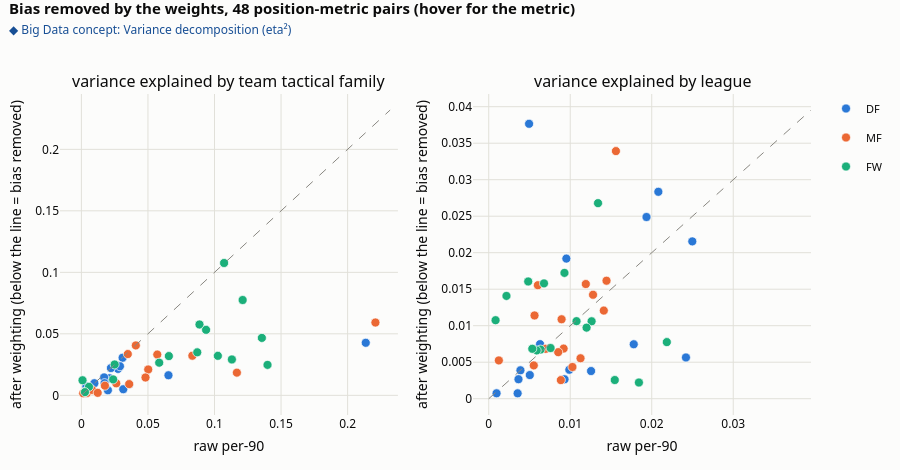

The code cell stored with this chart in its notebook:
### Code cell
def eta2(frame, col_val, grp):
    y = np.log(frame[col_val] + 0.0 + EPS_C_cur); g = frame[grp]
    ss_t = ((y - y.mean()) ** 2).sum(); ss_b = (y.groupby(g).transform('mean') - y.mean()).pow(2).sum()
    return ss_b / ss_t
eta_rows = []
for p in POS3:
    G = Pf[Pf['pos_group'] == p]
    for f, m_ in zip(active_features, mets):
        EPS_C_cur = EPS_C[f]
        eta_rows.append({'pos': p, 'metric': m_, 'style_raw': eta2(G, f.replace('_p90', '_p90raw'), 'team_style'), 'style_weighted': eta2(G, f, 'team_style'),
                         'league_raw': eta2(G, f.replace('_p90', '_p90raw'), 'comp_'), 'league_weighted': eta2(G, f, 'comp_')})
eta = pd.DataFrame(eta_rows)
fig = make_subplots(rows=1, cols=2, subplot_titles=('variance explained by team tactical family', 'variance explained by league'), horizontal_spacing=0.1)
for ci, kind in enumerate(['style', 'league'], start=1):
    for p in POS3:
        e = eta[eta['pos'] == p]
        fig.add_trace(go.Scatter(x=e[f'{kind}_raw'], y=e[f'{kind}_weighted'], mode='markers', name=p, legendgroup=p, showlegend=(ci == 1), marker=dict(color=POS_COL[p], size=9, line=dict(color='white', width=0.7)),
                                 customdata=e['metric'], hovertemplate='%{customdata} (' + p + ')<br>raw eta2 %{x:.3f}<br>weighted eta2 %{y:.3f}<extra></extra>'), row=1, col=ci)
    mx = float(eta[[f'{kind}_raw', f'{kind}_weighted']].max().max()) * 1.05
    fig.add_trace(go.Scatter(x=[0, mx], y=[0, mx], mode='lines', line=dict(color=GREY, dash='dash', width=1), showlegend=False, hoverinfo='skip'), row=1, col=ci)
    fig.update_xaxes(title_text='raw per-90', row=1, col=ci); fig.update_yaxes(title_text='after weighting (below the line = bias removed)', row=1, col=ci)
fig.update_layout(title='Bias removed by the weights, 48 position-metric pairs (hover for the metric)', height=470)
show(fig, 'c5_bias_removed', concept='Variance decomposition (eta²)')
print(f"Mean eta-squared by tactical family: raw {eta['style_raw'].mean():.3f} -> weighted {eta['style_weighted'].mean():.3f} ({eta['style_weighted'].mean() / eta['style_raw'].mean() - 1:+.0%}); "
      f"{int((eta['style_weighted'] < eta['style_raw']).sum())} of {len(eta)} pairs improved.")
print(f"Mean eta-squared by league:          raw {eta['league_raw'].mean():.3f} -> weighted {eta['league_weighted'].mean():.3f} ({eta['league_weighted'].mean() / eta['league_raw'].mean() - 1:+.0%}); "
      f"{int((eta['league_weighted'] < eta['league_raw']).sum())} of {len(eta)} pairs improved.")

legend('eta²', 'raw', 'weighted', 'DF', 'MF', 'FW', title='Legend')
takeaway(shows=f"For all {len(eta)} position-metric pairs: the share of variance explained by tactical family (left) and by league (right), before and after weighting; points below the line improved.",
         insight=f"Style bias fell from {eta['style_raw'].mean():.3f} to {eta['style_weighted'].mean():.3f} ({eta['style_weighted'].mean() / eta['style_raw'].mean() - 1:+.0%}, {int((eta['style_weighted'] < eta['style_raw']).sum())} of {len(eta)} pairs better); "
                 f"league bias moved from {eta['league_raw'].mean():.3f} to {eta['league_weighted'].mean():.3f}, which was already small, so the team-style weights do most of the useful work.")

### Figure 1 — Plotly figure (JSON) as saved in the notebook; plotly's stock layout.template omitted (floating-point values rounded to 4 significant figures)
{"data": [{"customdata": ["gls", "npxg", "sh", "ast", "kp", "sca", "ppa", "prgp", "prgc", "take_on", "att_pen", "tklw", "int", "clr", "blocks", "aer_won"], "hovertemplate": "%{customdata} (DF)<br>raw eta2 %{x:.3f}<br>weighted eta2 %{y:.3f}<extra></extra>", "legendgroup": "DF", "marker": {"color": "#2a78d6", "line": {"color": "white", "width": 0.7}, "size": 9}, "mode": "markers", "name": "DF", "showlegend": true, "type": "scatter", "x": [0.02119, 0.03095, 0.02751, 0.02219, 0.01707, 0.02895, 0.0199, 0.2136, 0.03586, 0.003352, 0.01738, 0.0047, 0.009743, 0.06541, 0.03146, 0.003769], "xaxis": "x", "y": [0.01389, 0.03055, 0.02147, 0.02219, 0.01459, 0.02363, 0.004107, 0.04271, 0.008952, 0.001744, 0.009902, 0.005584, 0.009826, 0.01631, 0.004955, 0.00735], "yaxis": "y"}, {"customdata": ["gls", "npxg", "sh", "ast", "kp", "sca", "ppa", "prgp", "prgc", "take_on", "att_pen", "tklw", "int", "clr", "blocks", "aer_won"], "hovertemplate": "%{customdata} (MF)<br>raw eta2 %{x:.3f}<br>weighted eta2 %{y:.3f}<extra></extra>", "legendgroup": "MF", "marker": {"color": "#eb6834", "line": {"color": "white", "width": 0.7}, "size": 9}, "mode": "markers", "name": "MF", "showlegend": true, "type": "scatter", "x": [0.03486, 0.04089, 0.02619, 0.05701, 0.0502, 0.08337, 0.1168, 0.2209, 0.04816, 0.004203, 0.01767, 0.003631, 0.00813, 0.0359, 0.01223, 0.001353], "xaxis": "x", "y": [0.03355, 0.04055, 0.009713, 0.03314, 0.02102, 0.03218, 0.01845, 0.05918, 0.0145, 0.001926, 0.007828, 0.003403, 0.004336, 0.009123, 0.002014, 0.00162], "yaxis": "y"}, {"customdata": ["gls", "npxg", "sh", "ast", "kp", "sca", "ppa", "prgp", "prgc", "take_on", "att_pen", "tklw", "int", "clr", "blocks", "aer_won"], "hovertemplate": "%{customdata} (FW)<br>raw eta2 %{x:.3f}<br>weighted eta2 %{y:.3f}<extra></extra>", "legendgroup": "FW", "marker": {"color": "#1baf7a", "line": {"color": "white", "width": 0.7}, "size": 9}, "mode": "markers", "name": "FW", "showlegend": true, "type": "scatter", "x": [0.08873, 0.1072, 0.1211, 0.09367, 0.1131, 0.1356, 0.1398, 0.08704, 0.06571, 0.02498, 0.1025, 0.0057, 0.002689, 0.05845, 0.02385, 0.0008424], "xaxis": "x", "y": [0.05758, 0.1076, 0.07748, 0.05323, 0.02915, 0.04668, 0.02474, 0.03495, 0.03191, 0.02505, 0.0321, 0.006906, 0.002603, 0.02653, 0.01292, 0.01225], "yaxis": "y"}, {"hoverinfo": "skip", "line": {"color": "#898781", "dash": "dash", "width": 1}, "mode": "lines", "showlegend": false, "type": "scatter", "x": [0, 0.2319], "xaxis": "x", "y": [0, 0.2319], "yaxis": "y"}, {"customdata": ["gls", "npxg", "sh", "ast", "kp", "sca", "ppa", "prgp", "prgc", "take_on", "att_pen", "tklw", "int", "clr", "blocks", "aer_won"], "hovertemplate": "%{customdata} (DF)<br>raw eta2 %{x:.3f}<br>weighted eta2 %{y:.3f}<extra></extra>", "legendgroup": "DF", "marker": {"color": "#2a78d6", "line": {"color": "white", "width": 0.7}, "size": 9}, "mode": "markers", "name": "DF", "showlegend": false, "type": "scatter", "x": [0.009892, 0.009528, 0.01256, 0.003892, 0.005039, 0.009305, 0.003653, 0.0242, 0.003547, 0.006298, 0.0009638, 0.02081, 0.02498, 0.01779, 0.01936, 0.004952], "xaxis": "x2", "y": [0.003969, 0.01919, 0.003791, 0.003892, 0.003241, 0.002665, 0.002673, 0.005648, 0.0007384, 0.007475, 0.0007417, 0.02834, 0.02155, 0.007458, 0.02489, 0.03766], "yaxis": "y2"}, {"customdata": ["gls", "npxg", "sh", "ast", "kp", "sca", "ppa", "prgp", "prgc", "take_on", "att_pen", "tklw", "int", "clr", "blocks", "aer_won"], "hovertemplate": "%{customdata} (MF)<br>raw eta2 %{x:.3f}<br>weighted eta2 %{y:.3f}<extra></extra>", "legendgroup": "MF", "marker": {"color": "#eb6834", "line": {"color": "white", "width": 0.7}, "size": 9}, "mode": "markers", "name": "MF", "showlegend": false, "type": "scatter", "x": [0.009191, 0.0128, 0.01027, 0.006986, 0.008851, 0.01127, 0.01412, 0.01561, 0.00553, 0.006033, 0.005621, 0.008941, 0.008527, 0.01445, 0.01191, 0.001244], "xaxis": "x2", "y": [0.006864, 0.01424, 0.004344, 0.006828, 0.002548, 0.005539, 0.01207, 0.03392, 0.004564, 0.01555, 0.01141, 0.01088, 0.006379, 0.01616, 0.01571, 0.005243], "yaxis": "y2"}, {"customdata": ["gls", "npxg", "sh", "ast", "kp", "sca", "ppa", "prgp", "prgc", "take_on", "att_pen", "tklw", "int", "clr", "blocks", "aer_won"], "hovertemplate": "%{customdata} (FW)<br>raw eta2 %{x:.3f}<br>weighted eta2 %{y:.3f}<extra></extra>", "legendgroup": "FW", "marker": {"color": "#1baf7a", "line": {"color": "white", "width": 0.7}, "size": 9}, "mode": "markers", "name": "FW", "showlegend": false, "type": "scatter", "x": [0.002178, 0.004845, 0.01262, 0.006363, 0.01843, 0.02185, 0.005888, 0.0008411, 0.009294, 0.006782, 0.01341, 0.01201, 0.01077, 0.007589, 0.005347, 0.01547], "xaxis": "x2", "y": [0.01408, 0.01606, 0.01061, 0.006731, 0.002218, 0.007756, 0.006613, 0.01076, 0.01723, 0.0158, 0.02679, 0.009736, 0.01063, 0.006942, 0.006838, 0.00256], "yaxis": "y2"}, {"hoverinfo": "skip", "line": {"color": "#898781", "dash": "dash", "width": 1}, "mode": "lines", "showlegend": false, "type": "scatter", "x": [0, 0.03954], "xaxis": "x2", "y": [0, 0.03954], "yaxis": "y2"}], "layout": {"annotations": [{"font": {"size": 16}, "showarrow": false, "text": "variance explained by team tactical family", "x": 0.225, "xanchor": "center", "xref": "paper", "y": 1.0, "yanchor": "bottom", "yref": "paper"}, {"font": {"size": 16}, "showarrow": false, "text": "variance explained by league", "x": 0.775, "xanchor": "center", "xref": "paper", "y": 1.0, "yanchor": "bottom", "yref": "paper"}], "height": 470, "margin": {"b": 55, "l": 60, "r": 30, "t": 94}, "title": {"font": {"size": 15}, "text": "<b>Bias removed by the weights, 48 position-metric pairs (hover for the metric)</b><br><span style='font-size:12px;color:#184f95'>◆ Big Data concept: Variance decomposition (eta²)</span>", "x": 0.01, "xanchor": "left", "y": 0.9702, "yanchor": "top"}, "xaxis": {"anchor": "y", "domain": [0.0, 0.45], "title": {"text": "raw per-90"}}, "xaxis2": {"anchor": "y2", "domain": [0.55, 1.0], "title": {"text": "raw per-90"}}, "yaxis": {"anchor": "x", "domain": [0.0, 1.0], "title": {"text": "after weighting (below the line = bias removed)"}}, "yaxis2": {"anchor": "x2", "domain": [0.0, 1.0], "title": {"text": "after weighting (below the line = bias removed)"}}}}
